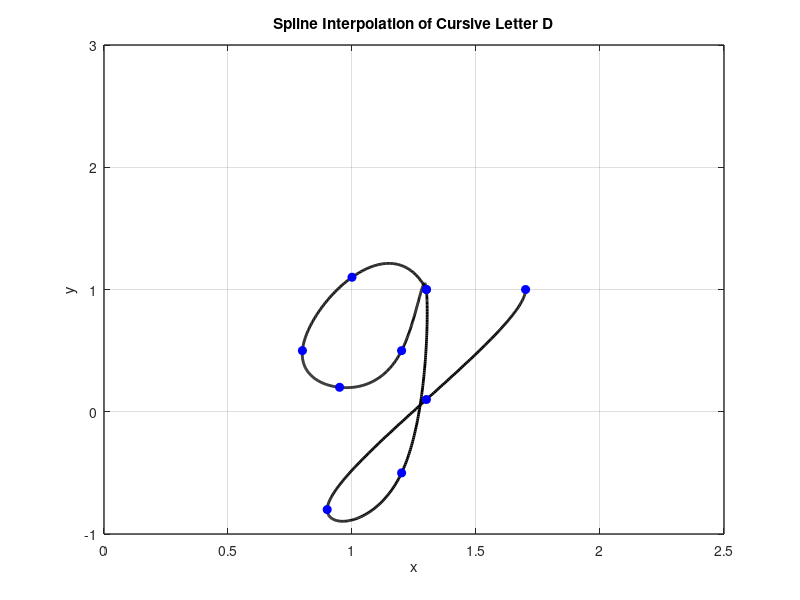

The MATLAB source for this figure:
x = [1.3 1 0.8 0.95 1.2 1.3 1.2 0.9 1.3 1.7];
y = [1 1.1 0.5 0.2 0.5 1 -0.5 -0.8 0.1 1];

n = length(x);
t = 0:n-1; % Parametric coordinate t
tt = 0:0.01:n-1; % More dense coordinate tt for spline interpolation

% Compute spline interpolation
xx = spline(t, x, tt);
yy = spline(t, y, tt);

% Plot settings
figure(1)
plot(xx, yy, 'k', 'LineWidth', 2) % plot spline
hold on
plot(x, y, 'bo', 'MarkerFaceColor', 'b') % plot data points
axis([0 2.5 -1 3])
grid on
title('Spline Interpolation of Cursive Letter D')
xlabel('x')
ylabel('y')
set(gca, 'FontSize', 10, 'LineWidth', 1)
grid on
